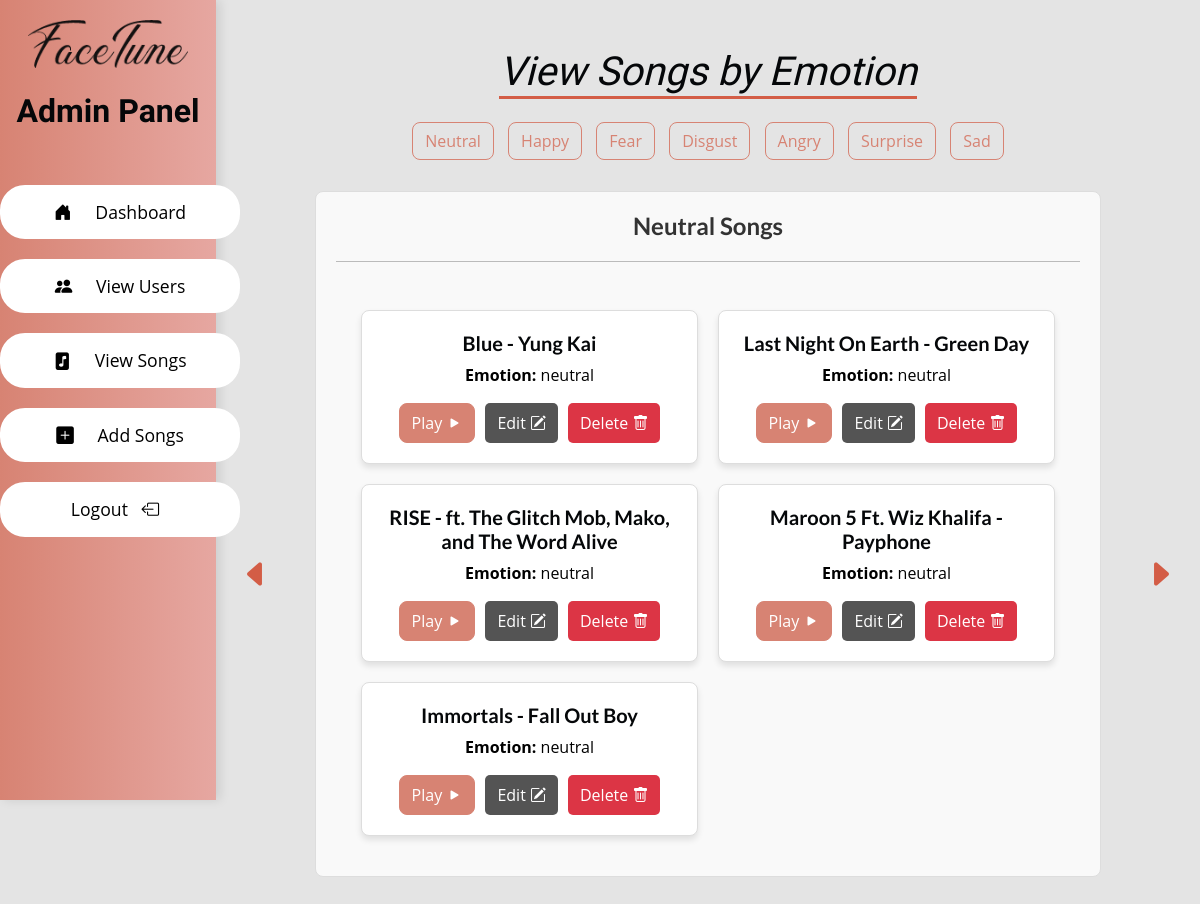
/admin/view-songs (signed in), run on the app's committed database.
### tables this page shows
CREATE TABLE songs (
    id INTEGER PRIMARY KEY AUTOINCREMENT,
    title TEXT NOT NULL,
    emotion TEXT NOT NULL,
    path TEXT NOT NULL
);

### app.py (the view)
@app.route("/admin/view-songs")
def view_songs():
    if session.get("user_type") == "admin":
        try:
            conn = sqlite3.connect("musicandface.db")
            conn.row_factory = sqlite3.Row
            cursor = conn.cursor()
            cursor.execute("SELECT emotion, title, path, id FROM songs")
            songs = cursor.fetchall()
            conn.close()
            grouped_songs = {}
            for song in songs:
                emotion = song["emotion"]
                if emotion not in grouped_songs:
                    grouped_songs[emotion] = []
                grouped_songs[emotion].append(song)
            return render_template("admin/view-songs.html", grouped_songs=grouped_songs)
        except sqlite3.Error as e:
            flash(f"Database error: {e}", "danger")
            return redirect(url_for("admin_dashboard"))
    else:
        flash("Access denied. Admins only.", "danger")
        return redirect(url_for("login"))

### app.py (called while the page is built)
@app.after_request
def add_cache_control(response):
    response.headers["Cache-Control"] = "no-store, no-cache, must-revalidate, post-check=0, pre-check=0, max-age=0"
    response.headers["Pragma"] = "no-cache"
    response.headers["Expires"] = "0"
    return response

### templates/admin/view-songs.html (shortened to what this page needs)
<!DOCTYPE html>
<html lang="en">
  <head>
    <link
      rel="stylesheet"
      href="https://cdnjs.cloudflare.com/ajax/libs/bootstrap-icons/1.5.0/font/bootstrap-icons.min.css"
    />
    <link
      rel="stylesheet"
      href="{{ url_for('static', filename='bootstrap.min.css') }}"
    />
    <link
      rel="stylesheet"
      href="{{ url_for('static', filename='admin.css') }}"
    />
  </head>
  <body>
    <div class="sidebar">
      <img
        src="{{ url_for('static', filename='image/logo.png') }}"
        alt="Face Tune"
        class="sidebar-logo"
      />
      <h2 class="py-1 px-3">Admin Panel</h2>
      <a href="{{ url_for('admin_dashboard') }}"
        ><i class="bi bi-house-door-fill"></i>&nbsp;&nbsp;&nbsp;Dashboard</a
      >
      <a href="{{ url_for('view_users') }}"
        ><i class="bi bi-people-fill"></i>&nbsp;&nbsp;&nbsp;View Users</a
      >
      <a href="{{ url_for('view_songs') }}"
        ><i class="bi bi-file-music-fill"></i>&nbsp;&nbsp;&nbsp;View Songs</a
      >
      <a href="{{ url_for('add_songs') }}"
        ><i class="bi bi-plus-square-fill"></i>&nbsp;&nbsp;&nbsp;Add Songs</a
      >
      <a href="../logout"
        >Logout&nbsp;&nbsp;&nbsp;<i class="bi bi-box-arrow-left"></i
      ></a>
    </div>
    <div class="container my-5">
      <h1 class="subtitle">View Songs by Emotion</h1>
      <div class="emotion-navigation text-center mb-3 mt-3">
        {% for emotion in grouped_songs.keys() %}
        <button
          class="btn btn-outline-primary emotion-nav-btn"
          data-emotion="{{ emotion }}"
        >
          {{ emotion.capitalize() }}
        </button>
        {% endfor %}
      </div>
      <div
        class="emotion-viewer d-flex align-items-center justify-content-between"
      >
        <button id="prev-btn" class="btn arrow-btn">
          <i class="bi bi-caret-left-fill"></i>
        </button>
        <div class="emotion-container flex-grow-1 mx-3">
          {% for emotion, songs in grouped_songs.items() %}
          <div
            class="emotion-box"
            data-emotion="{{ emotion }}"
            style="display: none"
          >
            <h2 class="emotion-title text-center">
              {{ emotion.capitalize() }} Songs
            </h2>
            <hr />
            <div class="song-container mt-5">
              {% for song in songs %}
              <div class="song-box">
                <div class="song-details">
                  <h5>{{ song['title'] }}</h5>
                  <p><strong>Emotion:</strong> {{ song['emotion'] }}</p>
                </div>
                <div class="action-buttons">
                  <button
                    class="btn btn-primary play-btn"
                    onclick="playSong('{{ url_for('static', filename=song['path']) }}')"
                  >
                    Play <i class="bi bi-play-fill"></i>
                  </button>
                  <a
                    href="{{ url_for('edit_song', song_id=song['id']) }}"
                    class="btn-secondary edit-btn"
                    >Edit <i class="bi bi-pencil-square"></i
                  ></a>
                  <form
                    method="POST"
                    action="{{ url_for('delete_song', song_id=song['id']) }}"
                    style="display: inline"
                  >
                    <button
                      type="submit"
                      class="btn-danger delete-btn"
                      onclick="return confirm('Are you sure you want to delete this song?');"
                    >
                      Delete <i class="bi bi-trash"></i>
                    </button>
                  </form>
                </div>
              </div>
              {% endfor %}
            </div>
          </div>
          {% endfor %}
        </div>
        <button id="next-btn" class="btn arrow-btn">
          <i class="bi bi-caret-right-fill"></i>
        </button>
      </div>
    </div>
  </body>
</html>

### static/admin.css (style rules this page uses)
body { display: flex; margin: 0; height: 100vh; background-color: #e4e4e4; color: #000; padding-left: 18vw; }
h2, h5 { font-family: "Lato", sans-serif; }
.sidebar { width: 18vw; background: linear-gradient(to right, #d78373, #e6a7a1); color: #fff; padding: 20px 0; display: flex; flex-direction: column; height: 100vh; box-shadow: 4px 0 10px rgba(0, 0, 0, 0.1); position: fixed; top: 0; left: 0; }
.sidebar h2 { text-align: center; font-size: 2rem; font-family: "Dancing Script", cursive; margin-bottom: 40px; }
.sidebar-logo { width: 160px; margin: 0 auto 20px; display: block; }
.sidebar a { color: black; text-decoration: none; padding: 12px 20px; display: flex; align-items: center; border-radius: 25px; margin-bottom: 15px; font-size: 1.1rem; border: 2px solid white; background-color: white; transition: all 0.3s ease; justify-content: center; width: 240px; margin: 10px auto; }
.sidebar a i { margin-right: 10px; }
.delete-btn { color: #fff; border: none; border-radius: 5px; padding: 8px 12px; cursor: pointer; }
.song-container { display: grid; grid-template-columns: repeat(auto-fit, minmax(300px, 1fr)); gap: 20px; margin: 25px 0; padding: 0 25px; }
@media (min-width: 992px) { .song-container { grid-template-columns: repeat(2, 1fr); } }
.song-details { margin-bottom: 15px; }
.action-buttons { display: flex; justify-content: center; gap: 10px; }
.edit-btn, .delete-btn { border: none; border-radius: 5px; padding: 8px 12px; cursor: pointer; }
.delete-btn { background-color: #dc3545; color: #fff; }
.emotion-box { margin-bottom: 30px; padding: 20px; border: 1px solid #ddd; border-radius: 8px; background-color: #f9f9f9; }
.emotion-title { margin-bottom: 20px; font-size: 1.5rem; color: #333; }
.emotion-viewer { display: flex; align-items: center; }
.arrow-btn { background-color: transparent; border: none; font-size: 2rem; color: #d35d46; cursor: pointer; }
.emotion-container { flex-grow: 1; padding: 15px; margin-bottom: 50px; }
.song-container { display: grid; grid-template-columns: repeat(2, 1fr); gap: 20px; margin: 20px 0; }
@media (min-width: 992px) { .song-container { grid-template-columns: repeat( 2, 1fr ); } }
.song-box { background-color: #fff; border: 1px solid #ddd; border-radius: 8px; padding: 20px; box-shadow: 0px 4px 6px rgba(0, 0, 0, 0.1); text-align: center; }
.emotion-title { font-size: 1.5rem; margin-bottom: 20px; color: #333; }
.emotion-navigation { margin-bottom: 15px; }
.emotion-nav-btn { margin: 0 5px; cursor: pointer; }
.container { text-align: center; }
.subtitle { display: inline-block; text-align: center; position: relative; font-family: "Croissant One", serif; font-weight: 200; font-style: italic; font-size: 40px; margin-bottom: 10px; margin-left: auto; margin-right: auto; }
.subtitle::after { content: ""; display: block; width: 100%; height: 3px; background-color: #d35d46; margin-top: 10px; position: absolute; left: 0; bottom: -3px; }

### data on the page
songs: capitalize "Neutral", title "Blue - Yung Kai", emotion "neutral"
songs: capitalize "Happy"
songs: capitalize "Fear"
songs: capitalize "Disgust"
songs: capitalize "Angry"
songs: capitalize "Surprise"
songs: capitalize "Sad"
songs: title "Last Night On Earth - Green Day", emotion "neutral"
songs: title "RISE - ft. The Glitch Mob, Mako, and The Word Alive", emotion "neutral"
songs: title "Maroon 5 Ft. Wiz Khalifa - Payphone", emotion "neutral"
songs: title "Immortals - Fall Out Boy", emotion "neutral"
